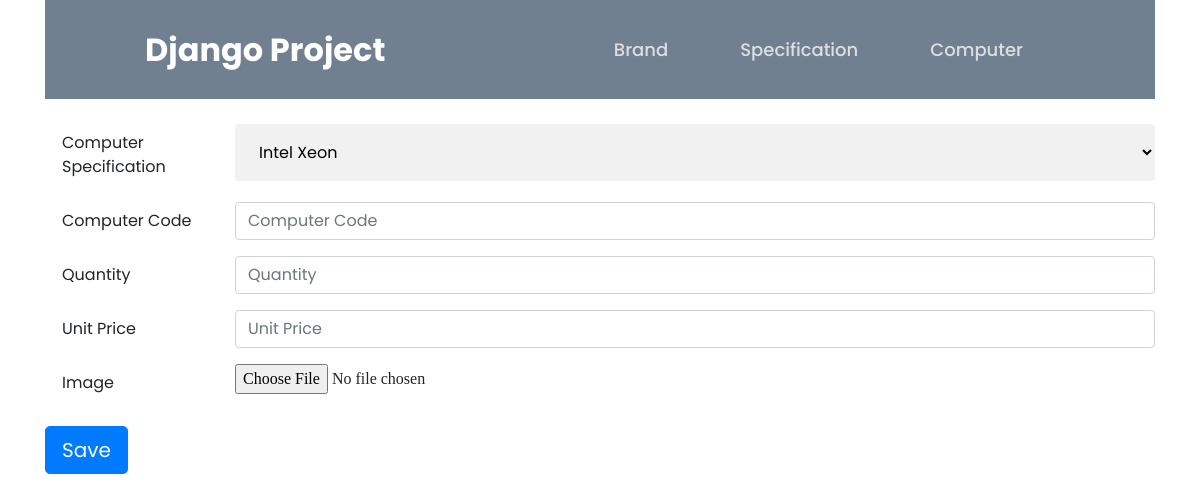
/add_computer, run on an earlier commit of the app's database.
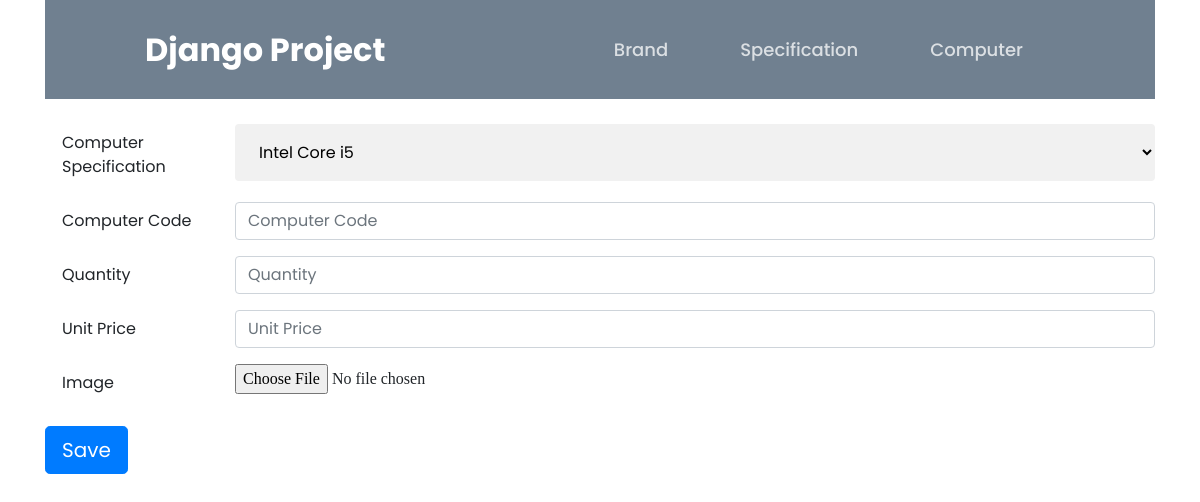
And on a later commit of the database.
### computer/models.py (models this page shows, shortened)
class ComputerSpecification(models.Model):
    generation = models.CharField(max_length=20)
    price_min = models.DecimalField(max_digits=9, decimal_places= 2)
    price_max = models.DecimalField(max_digits=11, decimal_places= 2)
    ram = models.IntegerField()
    brand = models.ForeignKey(ComputerBrand, on_delete=models.CASCADE)

### computer/views.py (the view, shortened to what this page needs)
# urls.py: path('add_computer',views.add_computer, name='add_computer'),
def add_computer(request):
    totalPrice = 0.0
    message=''
    temp = ComputerSpecification.objects.all()
    specifications = []
    for specification in temp:
        specifications.append({"id": specification.id, "generation": specification.generation,})
    return render(request,'add_computer.html', {"specifications":specifications, 'message': message})

### templates/add_computer.html (shortened to what this page needs)
{% extends 'base.html' %} {% block title %}Add Computer{% endblock %} {% load
static %} {% block content %}
<form
  method="post"
  action="{% url 'computer:add_computer' %}"
  enctype="multipart/form-data"
>
  <div class="form-group row">
    <label
      for="computerGen"
      class="col-sm-2 col-form-label"
      style="padding-left: 2rem"
      >Computer Specification</label
    >
    <div class="col-sm-10">
      <select name="specificationId" id="cars">
        {% for specification in specifications %}
        <option value="{{specification.id}}">
          {{ specification.generation }}
        </option>
        {% endfor %}
      </select>
    </div>
  </div>
  <div class="form-group row">
    <label
      for="computerCode"
      class="col-sm-2 col-form-label"
      style="padding-left: 2rem"
      >Computer Code</label
    >
    <div class="col-sm-10">
      <input
        type="number"
        class="form-control"
        id="computerCode"
        name="computerCode"
        placeholder="Computer Code"
        value="{{computer_code}}"
        required
      />
    </div>
  </div>
  <div class="form-group row">
    <label
      for="quantity"
      class="col-sm-2 col-form-label"
      style="padding-left: 2rem"
      >Quantity</label
    >
    <div class="col-sm-10">
      <input
        type="number"
        min="1"
        max="10000"
        value="{{quantity}}"
        class="form-control"
        id="quantity"
        name="quantity"
        placeholder="Quantity"
        required
      />
    </div>
  </div>
  <div class="form-group row">
    <label
      for="quantity"
      class="col-sm-2 col-form-label"
      style="padding-left: 2rem"
      >Unit Price</label
    >
    <div class="col-sm-10">
      <input
        type="number"
        class="form-control"
        id="unitPrice"
        name="unitPrice"
        placeholder="Unit Price"
        required
      />
    </div>
  </div>
  <div class="form-group row">
    <label
      for="image"
      class="col-sm-2 col-form-label"
      style="padding-left: 2rem"
      >Image</label
    >
    <div class="form-group row">
      <input
        type="file"
        class="form-control-file"
        id="customFile"
        name="files"
        accept="image/*"
        required
        style="margin-left: 30px"
      />
    </div>
  </div>
  <div class="form-group row">
    <div class="col-sm-10">
      <button type="submit" class="btn btn-primary btn-lg">Save</button>
    </div>
  </div>
</form>
{% endblock %}

What changed in the data, as far as the page shows it:
removed ComputerSpecification: specificationId "Intel Xeon"
added ComputerSpecification: specificationId "Intel Core i5"
